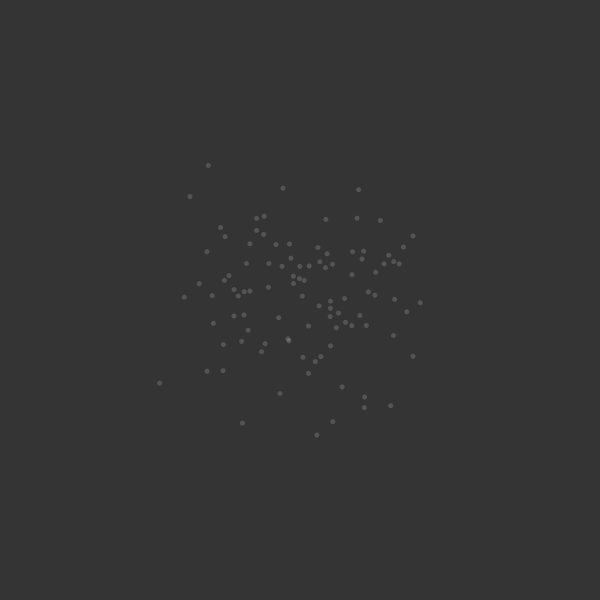
Frame 1 (no input)
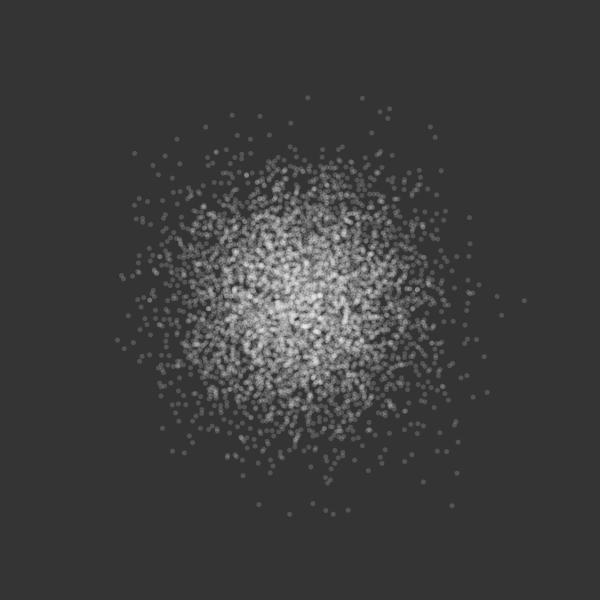
Frame 60 (the mouse pressed at the canvas centre just before this capture)
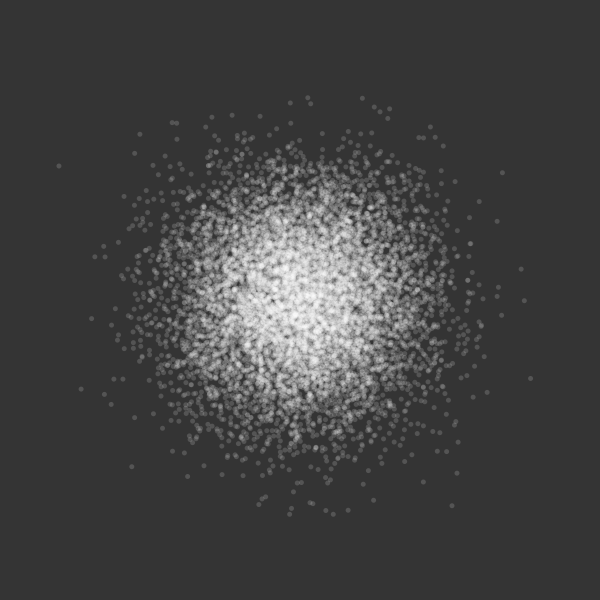
Frame 120 (the mouse held since frame 60 and released just before this capture)

The Processing sketch that drew these frames (run headless with seeded random() and noise(); from frame 60 on, the mouse is pressed at the canvas centre):

// Processing sketch: random_gaussian
// ── random_gaussian.pde
void setup() {
  size(600, 600, JAVA2D); 
  background(52); 

  frameRate(100);
}

void draw() {

  for (int i = 0; i < 100; i++) {
    
    // randomGaussian() has a standard deviation of 1.0, this means the chance 
    // between 0 and 1  is about 50%, between 1 and 2 about 25% etc.
    float x = map(randomGaussian(), -5, 5, 0, width);
    float y = map(randomGaussian(), -5, 5, 0, width);

    noStroke();
    fill(255, 40);
    ellipse(x, y, 5, 5);
  }
}
